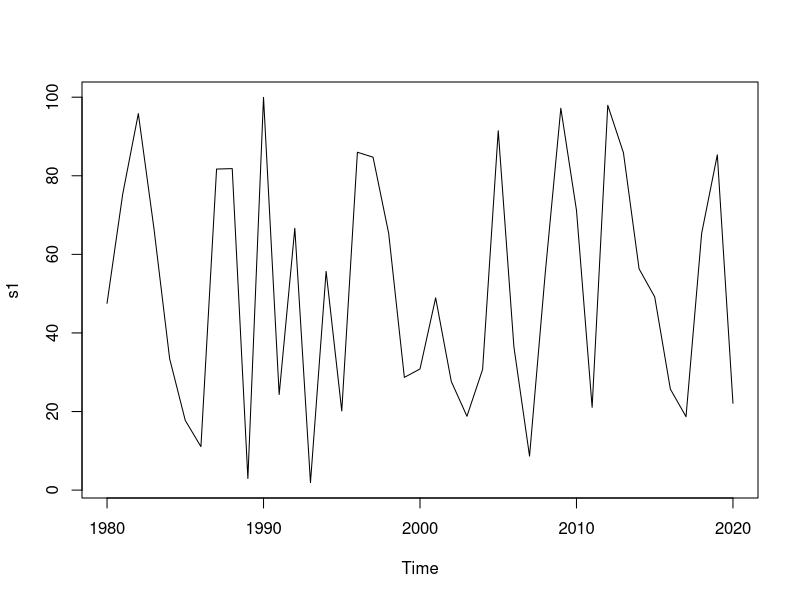
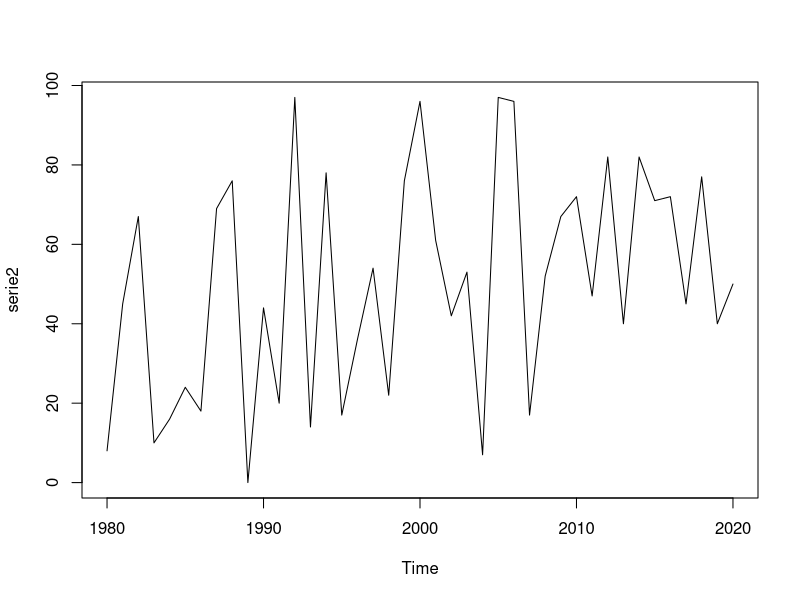
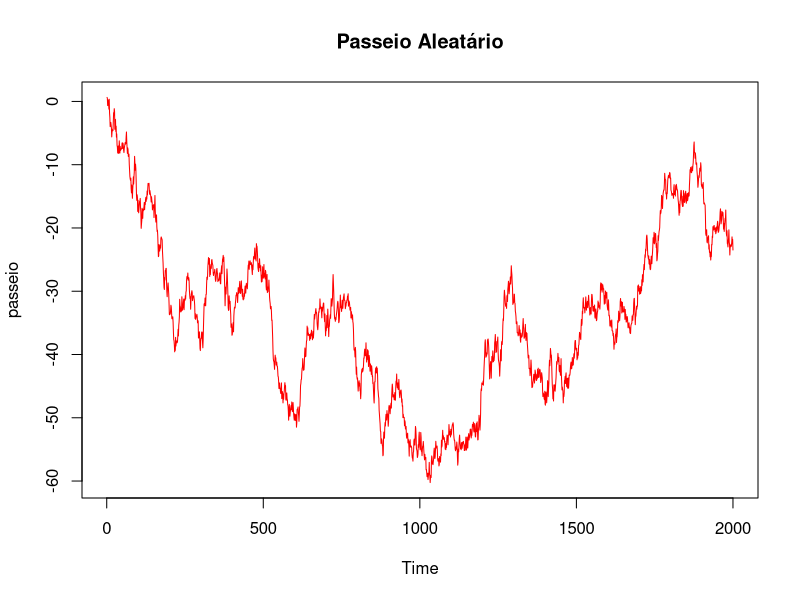

R code for these plots, in order:


dados1 <- runif(41, min = 0, max = 100)
s1 <- ts(dados1, start = 1980, end=2020, frequency=1)
plot(s1)

# Com reposição 

dados2 <- sample(0:100, 41, replace = TRUE)
serie2 = ts(dados2, start = c(1980), end=c(2020), frequency=1)
plot(serie2)


passeio <- numeric()
passeio[1] <- rnorm(1,0,1) 
for(t in 2:2000){
  passeio[t]=passeio[t-1]+rnorm(1,0,1)
}

plot.ts(passeio, main="Passeio Aleatário",col="red")



